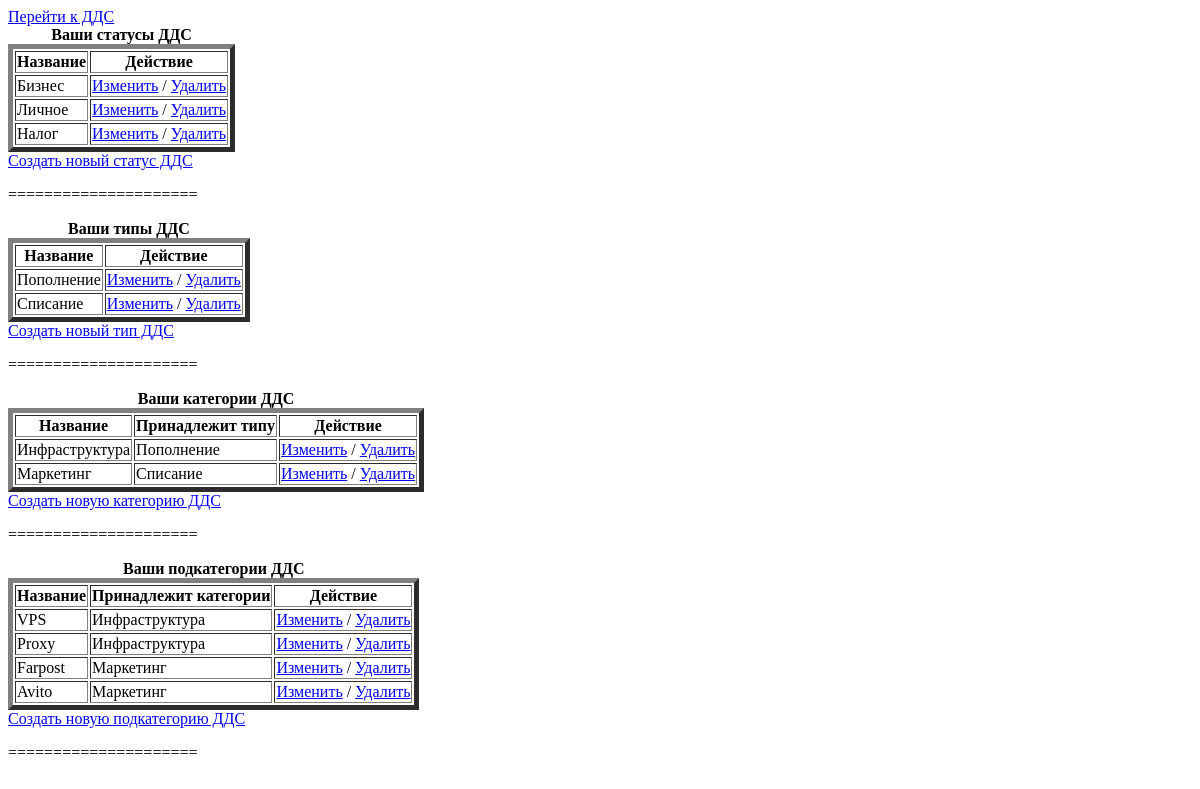
/cash_flow_params/, run on an earlier commit of the app's database.
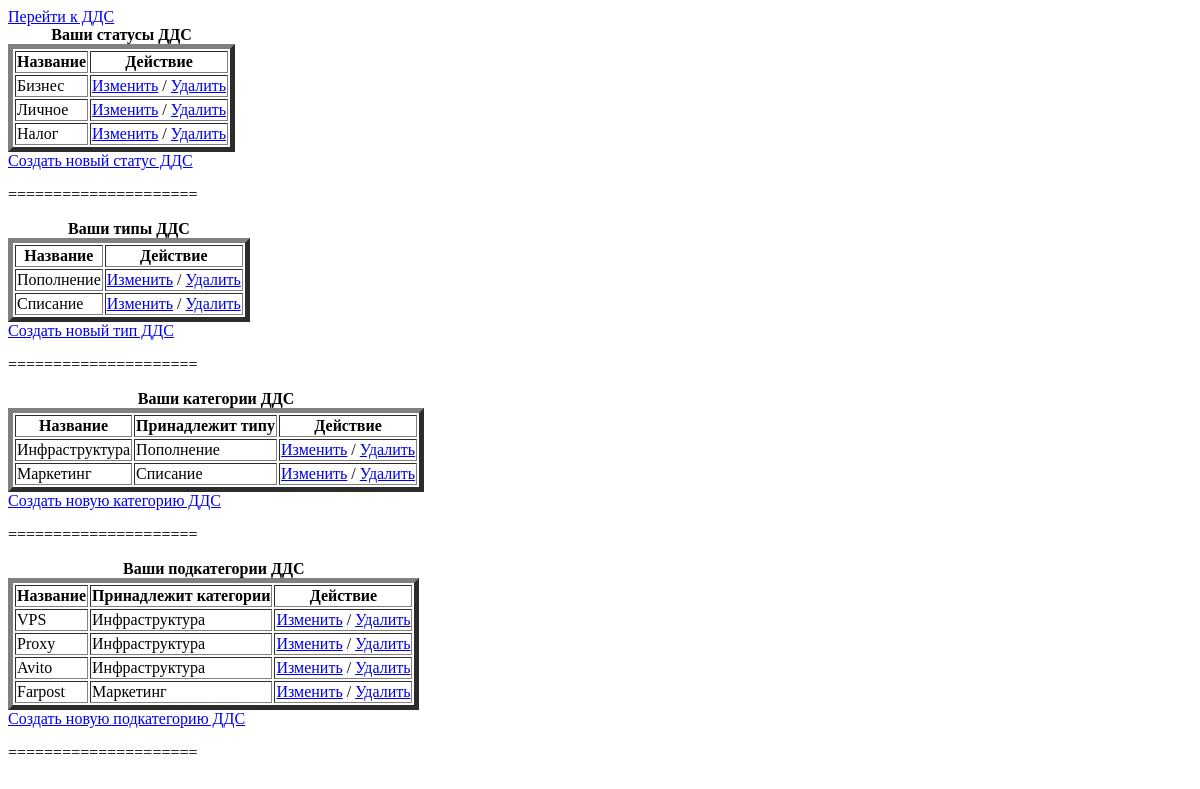
And on a later commit of the database.
### selectable_params/models.py (models this page shows, shortened)
class Statuses(models.Model):
    name = models.CharField(max_length=100, verbose_name="Статус")
    class Meta:
        db_table: str = "statuses"
        verbose_name: str = "Статус"
        verbose_name_plural: str = "Статусы"
        ordering: tuple[Literal["name"]] = ("name",)

class Types_operations(models.Model):
    name = models.CharField(max_length=100, verbose_name="Тип")
    class Meta:
        db_table: str = "types_operations"
        verbose_name: str = "Тип"
        verbose_name_plural: str = "Типы"
        ordering: tuple[Literal["name"]] = ("name",)
    def __str__(self) -> str:
        return self.name

class Categories(models.Model):
    name = models.CharField(max_length=100, verbose_name="Категория")
    type_operation = models.ForeignKey(
        to=Types_operations, on_delete=models.CASCADE, verbose_name="Тип", editable=True
    )
    class Meta:
        db_table: str = "categories"
        verbose_name: str = "Категория"
        verbose_name_plural: str = "Категории"
        ordering: tuple[Literal["name"]] = ("name",)

class Subcategories(models.Model):
    name = models.CharField(max_length=100, verbose_name="Подкатегория")
    category = models.ForeignKey(
        to=Categories, on_delete=models.CASCADE, verbose_name="Категория", editable=True
    )
    class Meta:
        db_table: str = "subcategories"
        verbose_name: str = "Подкатегория"
        verbose_name_plural: str = "Подкатегории"
        ordering: tuple[Literal["name"]] = ("name",)

### selectable_params/views.py (the view)
# urls.py: path("", views.get_selectable_params, name="selectable_params"),
def get_selectable_params(request) -> HttpResponse:
    all_statuses = Statuses.objects.all().order_by("name")
    all_types = Types_operations.objects.all().order_by("name")
    all_categories = Categories.objects.all().order_by("name")
    all_subcategories = Subcategories.objects.all().order_by("category_id")
    if not all(
        [
            all_statuses.exists(),
            all_types.exists(),
            all_categories.exists(),
            all_subcategories.exists(),
        ]
    ):
        raise Http404()
    context: dict[str, Any] = {
        "title": "Парамметры ДДС",
        "all_statuses": all_statuses,
        "all_types": all_types,
        "all_categories": all_categories,
        "all_subcategories": all_subcategories,
    }
    return render(request, "selectable_params/selectable_params.html", context)

### selectable_params/templates/selectable_params/selectable_params.html (shortened to what this page needs)
<!DOCTYPE html><!DOCTYPE html>
<html lang="en">
    <head>
    </head>
<body>
    <div>
        <a href="{% url 'cash_flow:cash_flow' filter_slug='all_date' %}">Перейти к ДДС</a>
    </div>
    <table BORDER=5>
        <caption><strong>Ваши статусы ДДС</strong></caption>
        <tr>
            <th>Название</th>
            <th>Действие</th>
        </tr>
        {% for status in all_statuses %}
        <tr>
            <td>{{ status.name }}</td>
            <td>
                <a href="{% url "selectable_params:change_status" pk=status.id %}">Изменить</a>
                /
                <a href="{% url "selectable_params:delete_status" pk=status.id %}">Удалить</a>
            </td>
        </tr>
        {% endfor %}
    </table>
    <a href="{% url "selectable_params:create_status" %}">Создать новый статус ДДС</a>
    <p>=====================</p>
    <table BORDER=5>
        <caption><strong>Ваши типы ДДС</strong></caption>
        <tr>
            <th>Название</th>
            <th>Действие</th>
        </tr>
        {% for type in all_types %}
        <tr>
            <td>{{ type.name }}</td>
            <td>
                <a href="{% url "selectable_params:change_type" pk=type.id %}">Изменить</a>
                /
                <a href="{% url "selectable_params:delete_type" pk=type.id %}">Удалить</a>
            </td>
        </tr>
        {% endfor %}
    </table>
    <a href="{% url "selectable_params:create_type" %}">Создать новый тип ДДС</a>
    <p>=====================</p>
    <table BORDER=5>
        <caption><strong>Ваши категории ДДС</strong></caption>
        <tr>
            <th>Название</th>
            <th>Принадлежит типу</th>
            <th>Действие</th>
        </tr>
        {% for category in all_categories %}
        <tr>
            <td>{{ category.name }}</td>
            <td>{{ category.type_operation }}</td>
            <td>
                <a href="{% url "selectable_params:change_category" pk=category.id %}">Изменить</a>
                /
                <a href="{% url "selectable_params:delete_category" pk=category.id %}">Удалить</a>
            </td>
        </tr>
        {% endfor %}
    </table>
    <a href="{% url "selectable_params:create_category" %}">Создать новую категорию ДДС</a>
    <p>=====================</p>
    <table BORDER=5>
        <caption><strong>Ваши подкатегории ДДС</strong></caption>
        <tr>
            <th>Название</th>
            <th>Принадлежит категории</th>
            <th>Действие</th>
        </tr>
        {% for category in all_categories %}
            {% for subcategory in all_subcategories %}
                {% if category == subcategory.category %}
                <tr>
                    <td>{{ subcategory.name }}</td>
                    <td>{{ category.name }}</td>
                    <td>
                        <a href="{% url "selectable_params:change_subcategory" pk=subcategory.id %}">Изменить</a>
                        /
                        <a href="{% url "selectable_params:delete_subcategory" pk=subcategory.id %}">Удалить</a>
                    </td>
                </tr>
                {% endif %}
            {% endfor %}
        {% endfor %}
    </table>
    <a href="{% url "selectable_params:create_subcategory" %}">Создать новую подкатегорию ДДС</a>
    <p>=====================</p>
</body>
</html>

What changed in the data, as far as the page shows it:
changed Categories "Инфраструктура": gains Subcategories (name "Avito", {{ category.name }} "Инфраструктура"); name (not shown) → "Инфраструктура"
changed Categories "Маркетинг": loses Subcategories (name "Avito", {{ category.name }} "Маркетинг"); name "Маркетинг" → (not shown)
changed Subcategories "Avito": category_id 1 → 2 (drawn)
